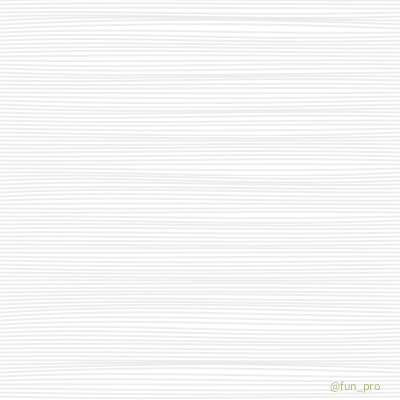
Frame 1 (no input)
Frame 60 (the mouse pressed at the canvas centre just before this capture): identical to frame 1, image omitted
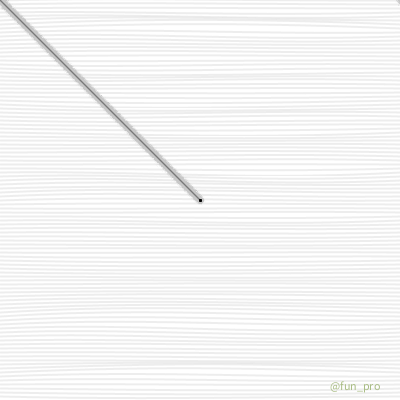
Frame 120 (the mouse held since frame 60 and released just before this capture)

The Processing sketch that drew these frames (run headless with seeded random() and noise(); from frame 60 on, the mouse is pressed at the canvas centre):

// Processing sketch: MeltWriter
// ── MeltWriter.pde
/*
  Melt writer 25.02.2013
  
  This program scans all the pixels on each draw()
  If pixels are below a brightness threshold, brightness
  is added, and neigboring pixels are darkened.
  
  It searches for neighboring pixels using a spiral pattern,
  looking further and further for available pixels.
 
  Not very efficient.
 
  It would be more efficient to keep a map of active and inactive
  pixels.
 
  Another option would be to affect only immediately neighboring
  pixels, which should then cascade. I did not do that because
  I fear this will provoke a rhombus shape. That's why I currently
  search in a circular pattern with increasing radius.
 
  I would like paint to push outwards. Currently it "jumps" to
  a free location. This works for black and white, but if I was
  using colors it would not work.
 
  I was also considering having a map of freshness, and the paint
  dries with time. The spreading of paint would only happen on
  wet areas. But ideally it should mix colors. 
*/
final int SC_ITEMS = 997;
float sinT[];
float cosT[];
PixelPusher pp;
PGraphics canvas;

void setup() {
  size(400, 400);
  
  canvas = createGraphics(width, height);
  canvas.beginDraw();
  canvas.background(255);
  canvas.strokeWeight(2);
  canvas.stroke(210,100);
  for(int y=0; y<height; y+=4) {
    canvas.bezier(
      0, y, 
      map(noise(11, y/30.3), 0, 1, width*0.25, width*0.5), map(noise(6, y/23.3), 0, 1, y-12, y+12), 
      map(noise(-3, y/11.5), 0, 1, width*0.5, width*0.75), map(noise(y/13.2, 5), 0, 1, y+12, y-12), 
      width, y);
  }
  canvas.stroke(0);
  canvas.endDraw();
  
  sinT = new float[SC_ITEMS];
  cosT = new float[SC_ITEMS];
  for (int i = 0; i < SC_ITEMS; i++) {
    sinT[i] = sin(float(SC_ITEMS) / float(i) * TWO_PI);
    cosT[i] = cos(float(SC_ITEMS) / float(i) * TWO_PI);
  }
  pp = new PixelPusher(200, 2);  
}
void draw() {
  if(mousePressed) {
    canvas.beginDraw();
    canvas.line(pmouseX, pmouseY, mouseX, mouseY);
    pp.updateBwMap();
  }
  canvas.loadPixels();
  int a = frameCount;
  for (int y=0; y<height; y++) {
    for (int x=0; x<width; x++) {
      int i = x+y*width;
      if (pp.inc(i)) {        
        float dist = 1;
        while (true) {
          a = (a + 303) % SC_ITEMS;
          int nx = x + int(dist * sinT[a]);
          int ny = y + int(dist * cosT[a]);
          int i2 = nx+ny*width;
          if(i2>=0 && i2<canvas.pixels.length) {
            if(pp.dec(i2)) {
              break;
            }
          }
          dist = dist + 0.5;
        }
      }
    }
  }
  canvas.updatePixels();
  canvas.endDraw();
  image(canvas, 0, 0);
  fill(#A8BC83);
  text("@fun_pro", width-70, height-10);
}

// Changes the brightness of the given pixel
// if its brightness is above or below the given threshold
class PixelPusher {
  int threshold;
  int brightnessOffset;
  boolean bwMap[];
    
  PixelPusher(int thresh, int off) {
    threshold = thresh;
    brightnessOffset = off;
    
    bwMap = new boolean[canvas.width*canvas.height];
    updateBwMap();
  }
  boolean dec(int which) {
    if(bwMap[which]) {
      int newbri = int(brightness(canvas.pixels[which]) - brightnessOffset);
      canvas.pixels[which] = color(newbri);
      bwMap[which] = newbri > threshold;
      return true;
    } 
    return false;
  }  
  boolean inc(int which) {
    if(!bwMap[which]) {
      int newbri = int(brightness(canvas.pixels[which]) + brightnessOffset);
      canvas.pixels[which] = color(newbri);
      bwMap[which] = newbri > threshold;
      return true;
    } 
    return false;
  }
  void updateBwMap() {
    canvas.loadPixels();
    for(int i=0; i<canvas.pixels.length; i++) {
      bwMap[i] = brightness(canvas.pixels[i]) > threshold;
    }
  }
}

void keyPressed() {
  if(key == 's') {
    save("thumb.png");
  }
}
